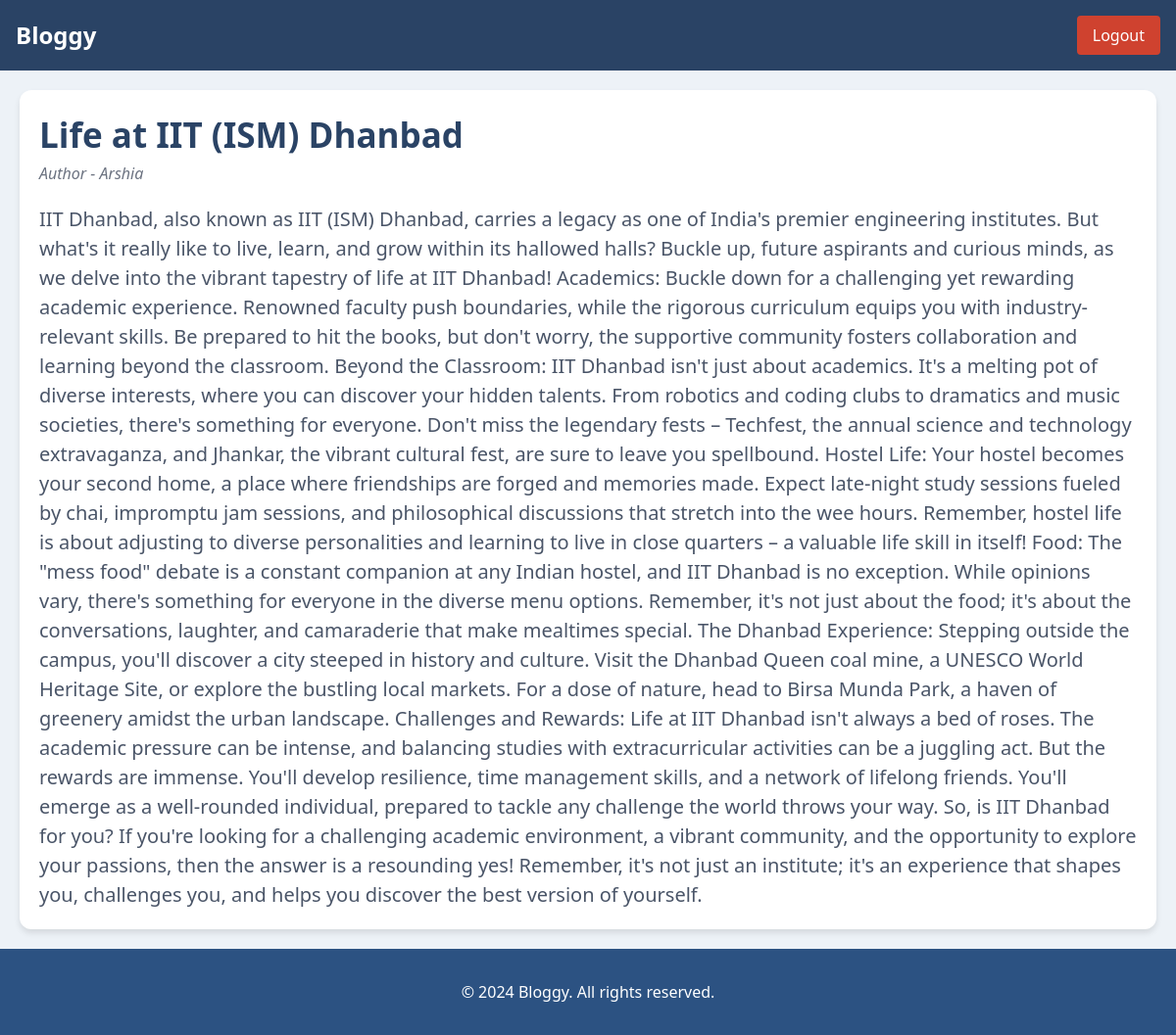
The app's page /blog/1708776866.609455 (signed in) with its own data.
### utils/db.py (models this page shows)
class Blog(db.Model):
    blogId = db.Column(db.String(50), primary_key=True)
    title = db.Column(db.String(100), nullable=False)
    body = db.Column(db.String(1000), nullable=False)
    imageURI = db.Column(db.String(50), nullable=True)
    blogsCreated = db.relationship('AllBlogs', backref='blog', cascade='all, delete-orphan')

class AllBlogs(db.Model):
    userName = db.Column(db.String(50), db.ForeignKey('user.userName', ondelete='CASCADE'), primary_key=True)
    blogId = db.Column(db.String(50), db.ForeignKey('blog.blogId', ondelete='CASCADE'), primary_key=True)

### main.py (the view)
@app.route('/blog/<string:blogId>')
def blog(blogId):
    blogs = AllBlogs.query.all()
    for blog in blogs:
        if blog.blogId== blogId:
            userName= blog.userName
            break
    blogDetail= Blog.query.get(blogId)
    title = blogDetail.title
    body = blogDetail.body
    return render_template('blog.html', title=title, author=userName, content=body)

### templates/blog.html (shortened to what this page needs)
<!DOCTYPE html>
<html lang="en">
<head>
    <link rel="stylesheet" href="/static/home.css">
    <link rel="stylesheet" href="https://cdn.jsdelivr.net/npm/tailwindcss@2.2.19/dist/tailwind.min.css">
</head>
<body>
    <nav class="navbar p-4 flex justify-between items-center">
        <a href="/"><div class="text-white text-2xl font-bold">Bloggy</div></a>
        {% if "userName" in session %}
        <a href="/logout"><button class="text-white px-4 py-2 rounded logout">Logout</button></a>
        {% else %}
        <a href="/login"><button class="text-white px-4 py-2 rounded">Login / Signup</button></a>
        {% endif %}
    </nav>
    <div class="blog-card-one-blog-showing">
        <h1 class="blog-title">{{title}}</h1>
        <p class="blog-author">Author - {{author}}</p>
        <p class="blog-body">
            {{content}}
        </p>
    </div>
    <footer>
        <p>&copy; 2024 Bloggy. All rights reserved.</p>
    </footer>
</body>
</html>

### static/home.css (style rules this page uses)
body { display: flex; flex-direction: column; min-height: 100vh; background-color: #edf2f7; font-family: 'Poppins', sans-serif; }
.blog-card-one-blog-showing { background-color: #ffffff; border-radius: 12px; box-shadow: 0 4px 6px rgba(0, 0, 0, 0.1); margin: 20px; padding: 20px; }
.blog-title { font-size: 35px; font-weight: bold; color: #2a4365; }
.blog-author { font-style: italic; color: #6b7280; }
.blog-body { margin-top: 20px; color: #4a5568; font-size: 20px; }
.navbar { background-color: #2a4365; }
.navbar button { background-color: #4c51bf; transition: background-color 0.3s ease; }
.navbar button.logout { background-color: #cf422f; transition: background-color 0.3s ease; }
footer { text-align: center; margin-top: auto; background-color: #2c5282; color: #ffffff; padding: 2rem 0; text-align: center; }

### records on screen
Blog: title "Life at IIT (ISM) Dhanbad", body "IIT Dhanbad, also known as IIT (ISM) Dhanbad, carries a legacy as one of India's premier engineering institutes. But what's it really like to live, learn, and grow within its hallowed halls? Buckle up, future aspirants and curious minds, as we delve into the vibrant tapestry of life at IIT Dhanbad! Academics: Buckle down for a challenging yet rewarding academic experience. Renowned faculty push boundaries, while the rigorous curriculum equips you with industry-relevant skills. Be prepared to hit the books, but don't worry, the supportive community fosters collaboration and learning beyond the classroom. Beyond the Classroom: IIT Dhanbad isn't just about academics. It's a melting pot of…"
AllBlogs: userName "Arshia"
